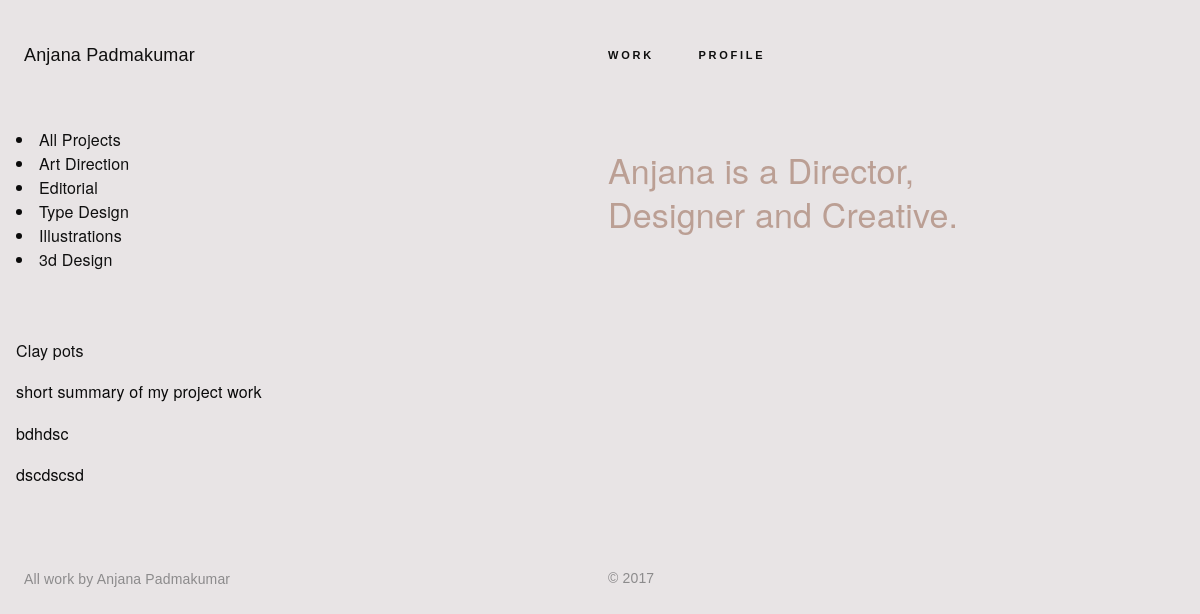
The app's page /project/ with its own data.
### singlepage/models.py (models this page shows, shortened)
class Singlepage(models.Model):
    title = models.CharField(max_length=250, help_text=u'Max 250 characters')
    slug = models.SlugField(help_text=u'Suggested value automatically generated from title. Must be unique.')
    display_word = models.CharField(max_length=50, help_text=u'Max 50 characters. Displayed in the header.')
    body = models.TextField()
    body_html = models.TextField(editable=False, blank=True)

### project/models.py (models this page shows, shortened)
class Project(models.Model):
    title = models.CharField(max_length=250, help_text = u'Maximum 250 characters')
    slug = models.SlugField(help_text=u'Suggested value automatically generated from title. Must be unique.')
    about = models.TextField()
    about_html = models.TextField(editable=False, blank=True)
    excerpt = models.TextField(help_text = u'A short summary of the project.')
    excerpt_html = models.TextField(editable=False, blank=True)
    url = models.URLField('URL', unique=True)

### project/views.py (the view)
def project_home(request):
    projects = Project.objects.all()
    return render_to_response('project/project_home.html', {'projects': projects}, context_instance=RequestContext(request))

### blog/custom_context_processor.py (called while the page is built, shortened)
def tag_cloud(request):
    MAX_WEIGHT = 5
    tag_list = Tag.objects.usage_for_model(Entry, counts = True)
    return {'tag_list':tag_list}

### singlepage/custom_context_processor.py (called while the page is built)
def singlepages(request):
    singlepages = Singlepage.objects.all()
    return {'singlepages': singlepages}

### templates/project/project_home.html (shortened to what this page needs)
{% extends 'project/project_base.html' %}
{% block main-content %}
	{% for project in projects %}
		<div id="all-projects">
			<div class="header"><a href= {% url 'project:project_detail_page' slug=project.slug %}>{{project.title}}</a>
			</div>
			<div class="body">{{project.excerpt|safe}}</div>
			<br/>
			<br/>
		</div>
	{% endfor %}
{% endblock %}

### templates/base.html (shortened to what this page needs)
<html>
	<head>
		<link rel="stylesheet" href="/static/css/style.css" />
	</head>
  <body>
    <div class="container">
        <div class="cbp-af-header">
			<div class="cbp-af-inner">
				<header class="header">
                    <div class="row">
                        <div class="small-5 medium-6 large-6 columns">
                            <div class="anjana_name"><a href={% url 'art:art_home' %} class="link">Anjana Padmakumar</a></div>
                        </div>
                        <div class="columns small-7 medium-6 header__nav large-6">
                            <nav class="nav_links">
                                <a class="nav_link" href={% url 'art:art_home' %}>WORK</a>
                                {% for page in singlepages %}
                                <a class="nav_link" href={% url 'singlepage:single_page' slug=page.slug %}>{{page.display_word}}</a>
                                {% endfor %}
                            </nav>
                        </div>
                    </div>
                </header>
			</div>
    	</div>
        <div class="scene scene_top clearfix">
            <div class="promo_area row">
                <div class="columns small-12 medium-6">
            {% block navigatorlist %}
							<li><a class="make_black">All Projects</a></li>
							<li><a>Art Direction</a></li>
							<li><a>Editorial</a></li>
							<li><a>Type Design</a></li>
							<li><a>Illustrations</a></li>
							<li><a>3d Design</a></li>
            {% endblock %}
                </div>
                <div class="columns small-0 medium-6">
            {% block promotext %}
                    <div class="promo_text_div">
                        	<h1 class="promo_text">Anjana is a Director,<br/>
                                 Designer and Creative.</h1>
                    </div>
            {% endblock %}
                </div>
            </div>
        </div>
        <div class="scene_artwork">
            <div class="artwork row">
                {% block content %} {% endblock %}
            </div>
        </div>
        <footer>
            <div class="row">
                {% block footertext %}
                <div class="columns medium-6">
                    <p class="copyright"> All work by Anjana Padmakumar
                </div>
                <div class="columns medium-6 copyright">
                    © 2017
                </div>
                {% endblock %}
            </div>
        </footer>
    </div>
  </body>
</html>

### records on screen
Singlepage: display_word "PROFILE"
Project: title "Clay pots", excerpt "short summary of my project work bdhdsc dscdscsd"
